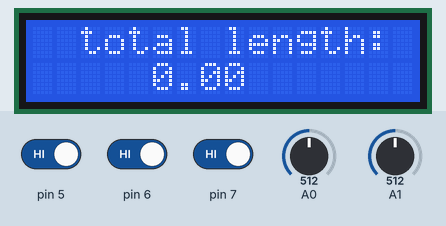
Bench run of a sketch on a simulated Arduino Uno, built with avr-gcc and run on an emulated ATmega328P. Shown: 16×2 character LCD. Inputs (shaded band) come from the test bench; at power-on: pin 5 HIGH, pin 6 HIGH, A0 = 512, pin 7 HIGH, A1 = 512. What the sketch prints to the serial monitor is not drawn.

Above: at 1.2 s.
1.3 s: pin 5 driven LOW
At 1.41 s:
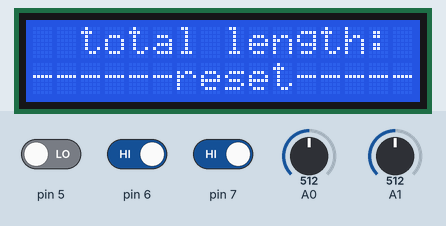
3.2 s: pin 5 driven HIGH
At 4.6 s:
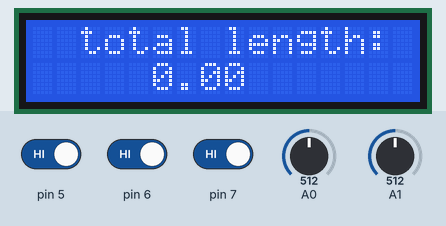
4.9 s: pin 6 driven LOW
At 5.08 s:
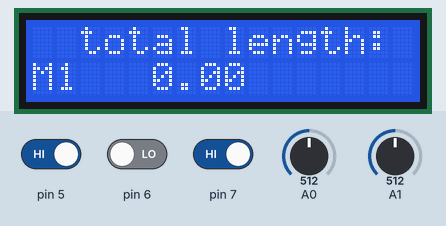
6.9 s: A0 set to 530
At 7.15 s:
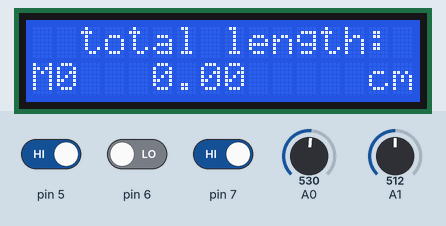
8.9 s: pin 7 driven LOW
At 9.1 s:
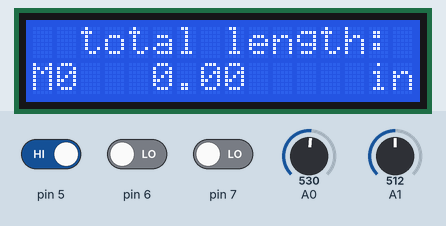
11.0 s: pin 5 driven LOW
At 11.22 s:
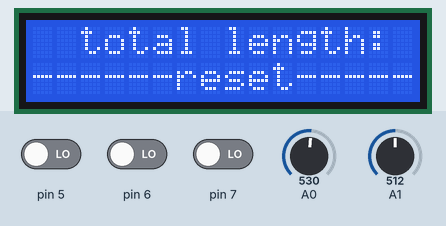

The sketch:

code4.ino
```cpp
#include <LiquidCrystal_I2C.h> //LCD I2C(어뎁터) 라이브러리
LiquidCrystal_I2C lcd(0x27, 16, 2); // 모듈 인스턴스 선언


float X = 0;
float Y = 0;


float t = 100;
const int xInput = A0;
const int yInput = A1;
//const int zInput = A2;

// initialize minimum and maximum Raw Ranges for each axis
int RawMin = 0;
int RawMax = 1023;

// Take multiple samples to reduce noise
const int sampleSize = 10;

void setup()
{
  // LCD 초기화
  lcd.init();
  // 백라이트 켜기
  lcd.backlight();

  analogReference(EXTERNAL);
  Serial.begin(9600);

  pinMode(7, INPUT); // 단위변환 cm
  pinMode(6, INPUT); // 단위변환 in
  pinMode(5, INPUT); // 단위변환 ft
}


float sum = 0; // 길이의 합
float len = 0; // 한 번(두 점을 지날 때)의 길이
float RX = 0; float RY = 0; // X / Y의 '지난값'

float AX = 0; float AY = 0; // 처음 '가속도 값'
float VX = 0; float VY = 0; // 처음 '속도 값'

int mode = 0; // 단위변환 모드
float p_sum = 0; // 합을 단위변환시킨 것

float LX = 0; float LY = 0;


int flag = 0;
int drawMode = 0; // 0: total, 1: line

int buttonState; int state = 0;

void loop()
{

  if (!digitalRead(7)) {
    mode = mode + 1; // 0: cm, 1: in, 2:ft
    if (mode >= 3){
      mode = 0;
    }
  }

  if (!digitalRead(6)) {
    drawMode = drawMode + 1; // 0: cm, 1: in, 2:ft
    lcd.setCursor(0, 1);
    lcd.print("M1");
    if (drawMode >= 2){
      drawMode = 0;
      lcd.setCursor(0, 1);
      lcd.print("M0");
    }
    delay(10);
  }


  // if (!digitalRead(5)) mode = 2; // ft


  //Read raw values
  int xRaw = ReadAxis(xInput);
  int yRaw = ReadAxis(yInput);
  // int zRaw = ReadAxis(zInput);


  //int X = xRaw;
  //int Y = yRaw;


  // Convert raw values to 'milli-Gs"
  long xScaled = map(xRaw, RawMin, RawMax, -3000, 3000);
  long yScaled = map(yRaw, RawMin, RawMax, -3000, 3000);
  // long zScaled = map(zRaw, RawMin, RawMax, -3000, 3000);

  // re-scale to fractional Gs
  float xAccel = xScaled / 1000.0;
  float yAccel = yScaled / 1000.0;
  // float zAccel = zScaled / 1000.0;

  float xcha = (abs(xAccel - LX));
  float ycha = (abs(yAccel - LY));

  // 사다리꼴 방법          //  t -> 설정 시간간격

  if(xcha > 0.010 || ycha > 0.010)
  {
    if(drawMode == 1 && flag == 1){
      sum = 0;
      flag = 0;
    }

    //Serial.println(xcha,5);
    //Serial.println(ycha,5);
  X = 0.5*t*(VX+0.5*t*(AX+xcha));   //  R(X) -> 센서로 받은 X축 가속도
  Y = 0.5*t*(VY+0.5*t*(AY+ycha));     //  R(Y) -> 센서로 받은 Y축 가속도

  VX = 0.5*t*(AX+xcha);
  VY = 0.5*t*(AY+ycha);
  AX = AX + xcha;
  AY = AY + ycha;
  }

  LX = xAccel; LY = yAccel;

  if(xcha < 0.006 && ycha < 0.006){
    if(flag == 0){
      flag = 1;
    }
  }
  Serial.print("flag: ");
  Serial.println(flag);
  Serial.print("drawMode: ");
  Serial.println(drawMode);


    if (RX == 0 && RY == 0) {
      // 이전 값이 존재하지 않으면 현재 값을 이전 값으로 설정
      // 이것은 좌표가 처음부터 0이 아니라면(절대좌표) 움직이지
      // 않았음에도 길이가 재질 수 있기에
      RX = X;
      RY = Y;
    }

    else { // 처음이 아닐 시
      len = sqrt(pow(RX - X, 2) + pow(RY - Y, 2));
      // 현재의 길이
      sum = sum + (len * 0.002);
      // 총합은 총합 + 현재 길이


      // 출력할 모드 정하기
      if (mode == 0) { // cm변환
        p_sum = sum;
        lcd.setCursor(14, 1);
        lcd.print("cm");
      }

      if (mode == 1) { // 인치변환
        p_sum = sum / 2.54;
        lcd.setCursor(14, 1);
        lcd.print("in");
      }

      if (mode == 2) { // 피트변환
        p_sum = sum / 30.48;
        lcd.setCursor(14, 1);
        lcd.print("ft");
      }
    }

    // 지금 좌표
    RX = X;
    RY = Y;

    // LCD 첫줄
    lcd.setCursor(2, 0);
    lcd.print("total length:");
    // LCD 둘째줄
    lcd.setCursor(5, 1);
    lcd.print(p_sum);


    if (!digitalRead(5)) { // 리셋버튼(5번 == 3번째)
      lcd.setCursor(0, 1);
      lcd.print("------reset-----");
      delay(100);
      sum = 0; // 총합 0으로 바꾸기
      lcd.init();
    }


  delay(t);
}

// Take samples and return the average
int ReadAxis(int axisPin)
{
  long reading = 0;
  analogRead(axisPin);
  delay(1);
  for (int i = 0; i < sampleSize; i++)
  {
    reading += analogRead(axisPin);
  }
  return reading / sampleSize;
}
```

Measured:
- the behaviour switches between 513 and 514 on A0 (found by bisection; images 3 and 4)
- after the input at 1.3 s, the display: changes at once (image 1)
- after the input at 3.2 s, the display: first differs from a run without the input after 0.22 s (image 2)
- after the input at 4.9 s, the display: changes after 0.09 s (image 3)
- after the input at 6.9 s, the display: first differs from a run without the input after 0.18 s (image 4)
- after the input at 8.9 s, the display: changes after 0.14 s (image 5)
- after the input at 11.0 s, the display: changes after 0.14 s (image 6)
